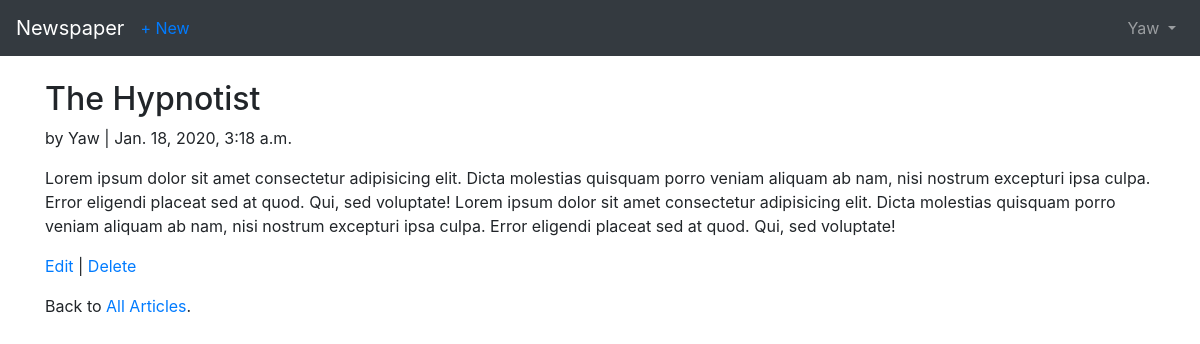
Screenshot of /articles/articles/2/ (signed in) with the database file from the repository.
### users/models.py (models this page shows)
class CustomUser(AbstractUser):
    age = models.PositiveIntegerField(null=True, blank=True)

### articles/models.py (models this page shows, shortened)
class Article(models.Model):
    author = models.ForeignKey(get_user_model(),on_delete=models.CASCADE)
    title = models.CharField(max_length=255)
    body = models.TextField()
    date = models.DateTimeField(auto_now_add=True)

### articles/views.py (the view)
# urls.py: path('articles/<int:pk>/',views.ArticleDetailView.as_view(),name='article_detail'),
class ArticleDetailView(LoginRequiredMixin,DetailView):
    model = Article
    context_object_name = 'article'
    template_name = 'article_detail.html'

### templates/article_detail.html (shortened to what this page needs)
{% extends "base.html" %}
{% block content %}
    <div class="article-entry">
        <h2>{{ object.title }}</h2>
        <p>by {{ object.author }} | {{ object.date }}</p>
        <p>{{ object.body }}</p>
    </div>
    <p>
        <a href="{% url 'article_update' article.pk %}">Edit</a> |
        <a href="{% url 'article_delete' article.pk %}">Delete</a>
    </p>
    <p>Back to <a href="{% url 'article_list' %}">All Articles</a>.</p>
{% endblock content %}

### templates/base.html (shortened to what this page needs)
<!doctype html>
<html lang="en">
  <head>
    <link rel="stylesheet" href="https://stackpath.bootstrapcdn.com/bootstrap/4.4.1/css/bootstrap.min.css">
  </head>
  <body>
    <nav class="navbar navbar-expand-md navbar-dark bg-dark mb-4">
        <a href="{% url 'home' %}" class="navbar-brand">Newspaper</a>
        {% if user.is_authenticated %}
            <ul class="navbar-nav mr-auto">
                <li class="nav-item">
                    <a href="{% url 'article_create' %}">+ New</a>
                </li>
            </ul>
        {% endif %}
        {% if user.is_authenticated %}
        <ul class="navbar-nav ml-auto">
            <li class="nav-item">
                <a class="nav-link dropdown-toggle" href="#" id="userMenu"
                data-toggle="dropdown" aria-haspopup="true" aria-expanded="false">
                    {{ user.username }}
                </a>
            </li>
        </ul>
        {% else %}
        <form class="form-inline ml-auto">
            <a href="{% url 'login' %}" class="btn btn-outline-success my-2 my-sm-0" type="submit">Login</a>
            <a href="{% url 'signup' %}" class="btn btn-outline-primary my-2 my-sm-0 mx-2" type="submit">Sign Up</a>
        </form>
        {% endif %}
    </nav>
    <div class="container">
        {% block content %}
        {% endblock content %}
    </div>
  </body>
</html>

### rows the page displays
CustomUser: username "Yaw"
Article: title "The Hypnotist", author "Yaw", date "Jan. 18, 2020, 3:18 a.m.", body "Lorem ipsum dolor sit amet consectetur adipisicing elit. Dicta molestias quisquam porro veniam aliquam ab nam, nisi nostrum excepturi ipsa culpa. Error eligendi placeat sed at quod. Qui, sed voluptate! Lorem ipsum dolor sit amet consectetur adipisicing elit. Dicta molestias quisquam porro veniam aliquam ab nam, nisi nostrum excepturi ipsa culpa. Error eligendi placeat sed at quod. Qui, sed voluptate!"
